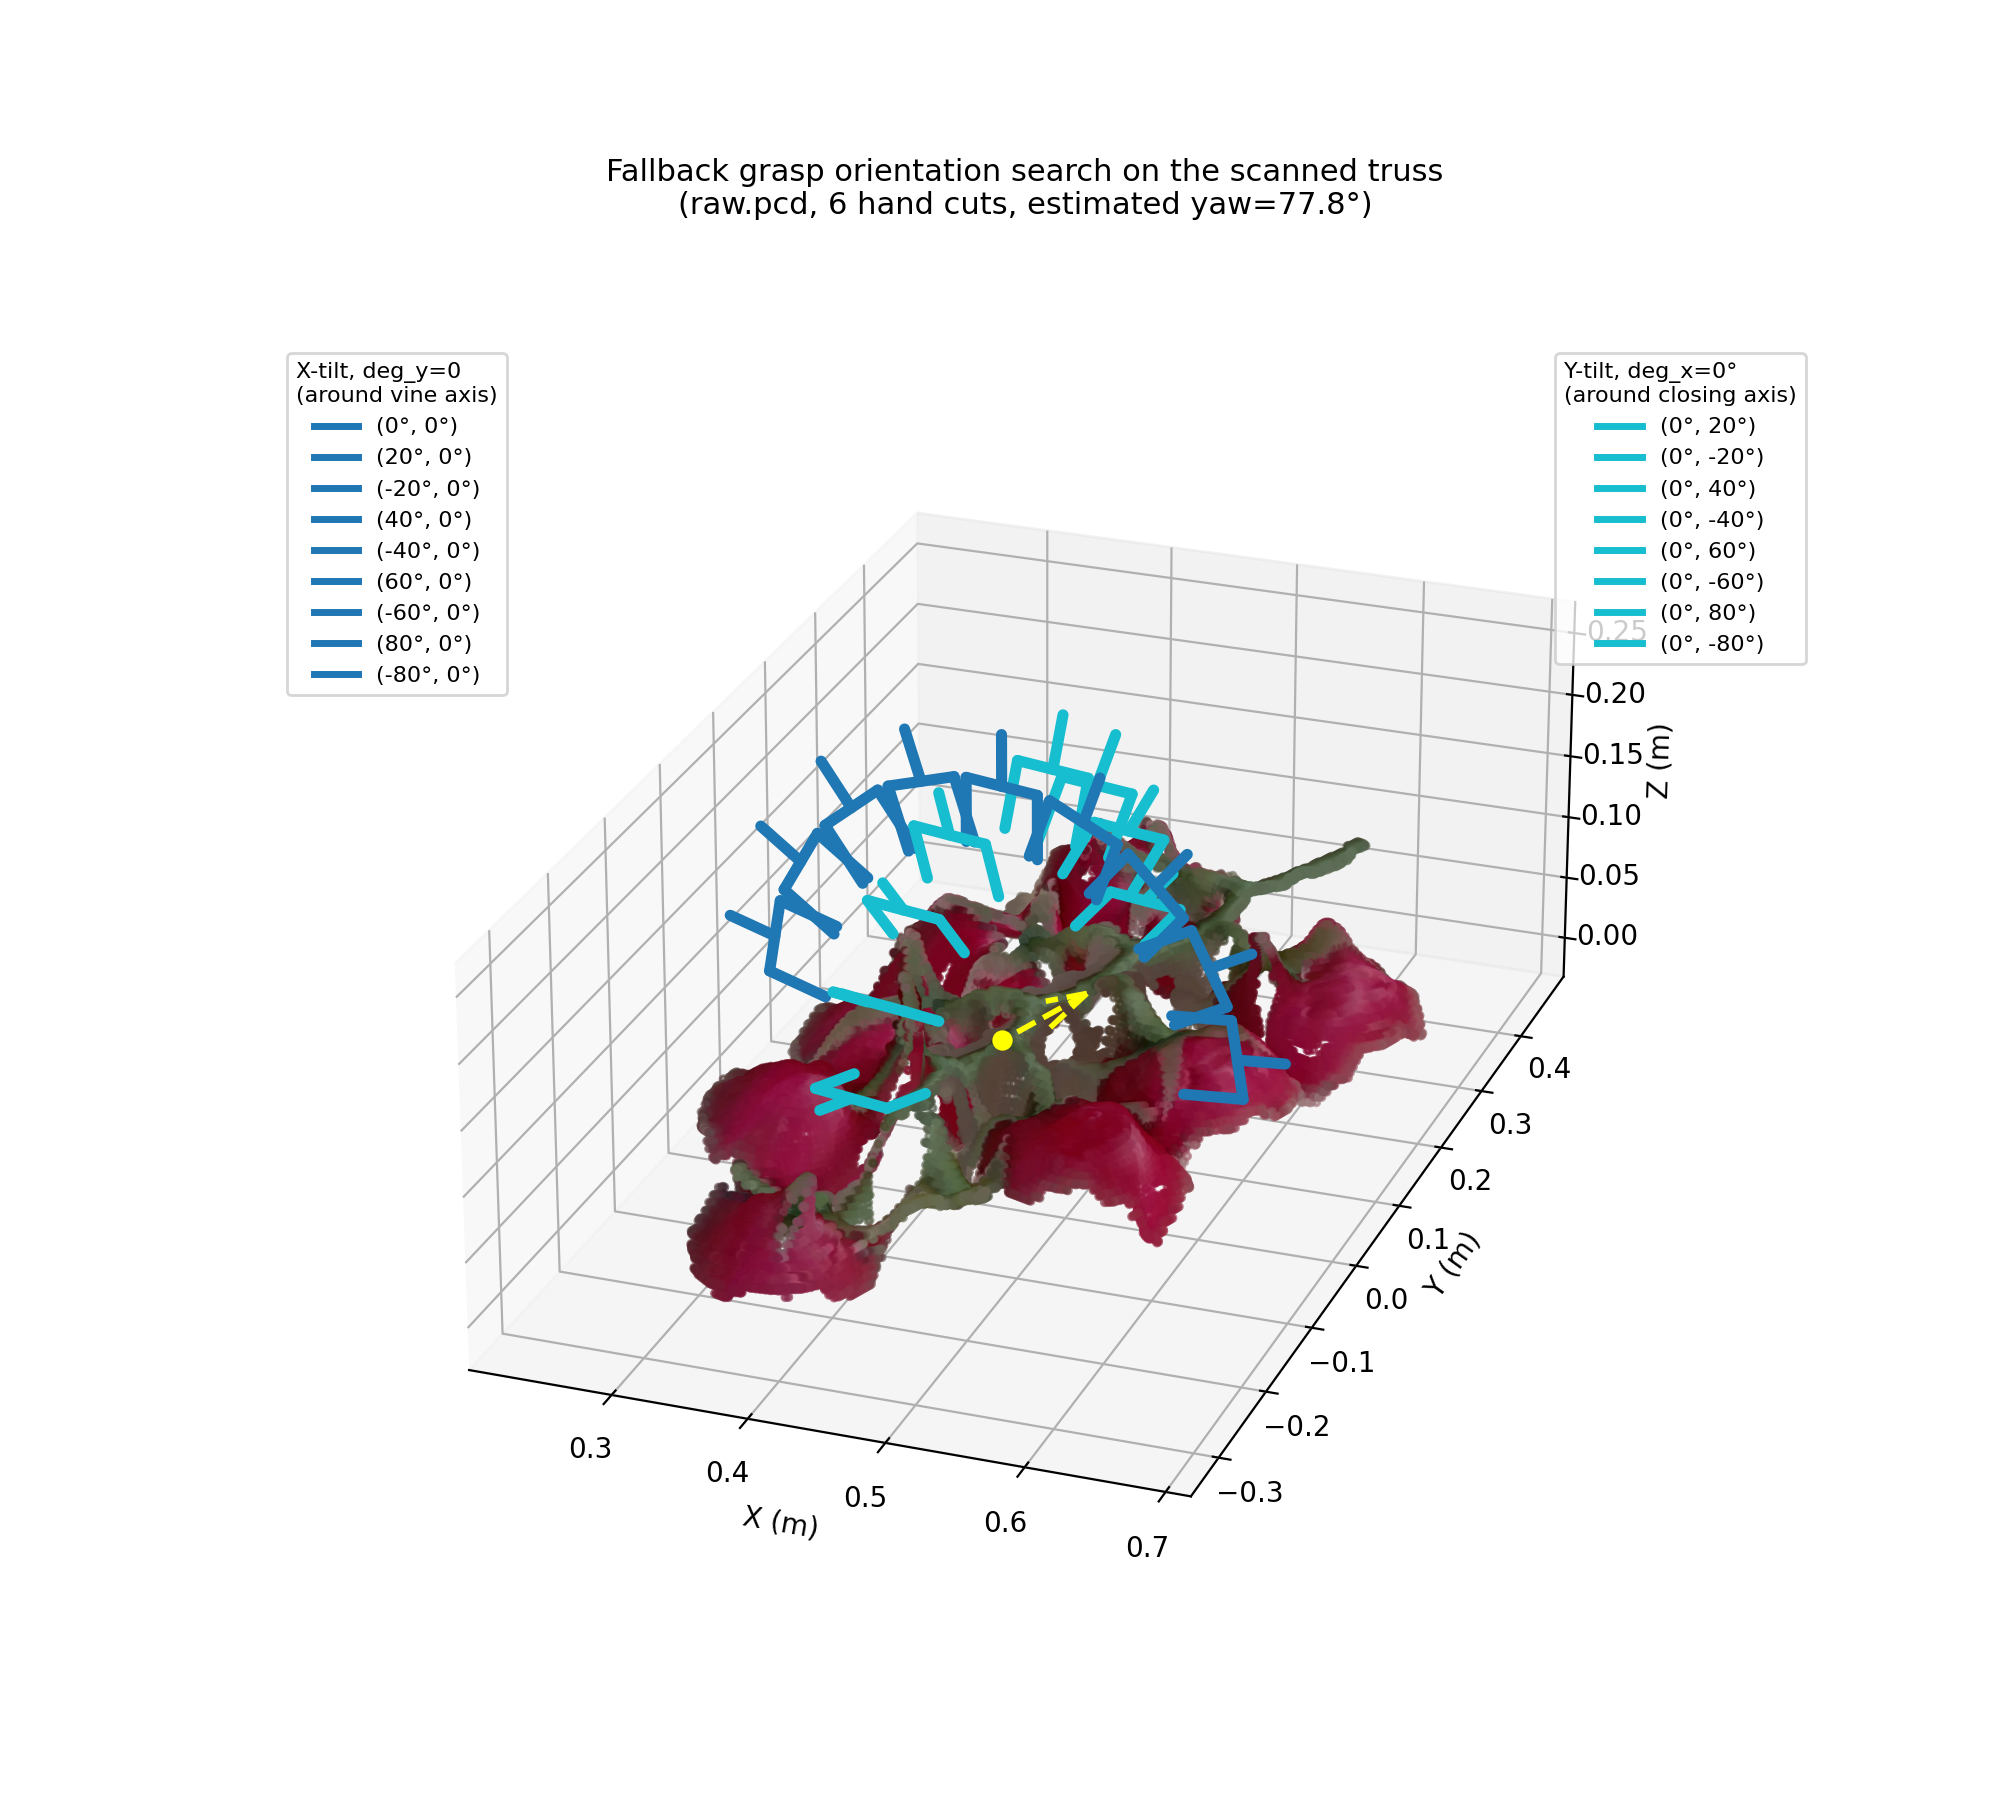

Recreate this plot in Python.
"""
Same fallback-orientation search as grasp_tilt_orientations.py (mirrors
SimplePickPoint._tilt_pose() in simple_pick_point.py), but drawn around a real
scanned point cloud of a tomato truss instead of an idealized cylinder.

Faithful to the source pipeline's own assumption: generate_grasp_pose() only
ever derives a horizontal yaw from the two picked pixels
(quaternion_from_euler(0, 0, yaw)), so the "vine axis" the tilt search starts
from is always the horizontal projection of the picked direction -- never a
full 3D-fitted stem axis. Rather than inventing a 3D principal axis, this
script estimates that same horizontal yaw automatically from the cloud's
dominant X-Y direction, as a stand-in for "the two mouse clicks".
"""

import os

import numpy as np
import matplotlib.pyplot as plt
from matplotlib.lines import Line2D
from scipy.spatial.transform import Rotation as R

# ----------------------------- CONFIG ---------------------------------

PCD_PATH = "/root/Crate_truss_pick-and-place/experiments/map/raw.pcd"
# (was bbox_filtered.pcd; raw.pcd is the unfiltered 354k-point scan -- rely on
#  REMOVE_CUTS below plus the saturation/Z-band filters to clean it.)

# Hand-drawn cuts from report_figures/build_pcd_trim_editor.py (open the built
# HTML as an Artifact, lasso the clutter, paste the exported block here).
# Each cut drops points whose two in-plane coordinates fall inside the polygon:
#   view "xy" tests (x, y)   "xz" tests (x, z)   "yz" tests (y, z)
# A point is removed if it lies inside ANY polygon for that view. Applied to
# the full-resolution cloud right after load, before everything else.
REMOVE_CUTS = [
    {"view": "xy", "poly": [[0.60079, 0.87756], [-0.04748, 1.60949], [0.39473, 0.60251], [-0.18918, 0.72516], [-0.43385, 1.87513], [-0.15675, 2.42537], [1.20895, 2.22744], [2.93488, 0.52526], [2.95072, -0.43667], [1.07436, -0.67814]]},
    {"view": "xy", "poly": [[0.38833, 0.15202], [0.39636, 0.15814], [0.39694, 0.17287], [0.42314, 0.18033], [0.43194, 0.16905], [0.43233, 0.16025], [0.44935, 0.18435], [0.4549, 0.17804], [0.44074, 0.15011], [0.44533, 0.14513], [0.46064, 0.15298], [0.48015, 0.13729], [0.47996, 0.11969], [0.46791, 0.10879], [0.46494, 0.10646], [0.46708, 0.09898], [0.46953, 0.08156], [0.45693, 0.06893], [0.45646, 0.06307], [0.46094, 0.05378], [0.4583, 0.03542], [0.43718, 0.02153], [0.42686, 0.02429], [0.41997, 0.00834], [0.41194, -0.01094], [0.39027, -0.01583], [0.3802, 0.00453], [0.36719, 0.03936], [0.36719, 0.03936], [0.3674, 0.05153], [0.37184, 0.05511], [0.37254, 0.06045], [0.37428, 0.06881], [0.36944, 0.07679], [0.37277, 0.10355], [0.38422, 0.15139], [0.31925, 0.1642], [0.18145, 0.05209], [0.24072, -0.20444], [0.63426, -0.25108], [0.75572, 0.17258], [0.71394, 0.27461], [0.3487, 0.34698], [0.32062, 0.17358]]},
    {"view": "xy", "poly": [[0.38047, 0.15843], [0.37899, 0.14143], [0.30621, 0.15695], [0.33872, 0.18872]]},
    {"view": "xz", "poly": [[0.38341, 0.0754], [0.40235, 0.07757], [0.40888, 0.12943], [0.38279, 0.13036], [0.37658, 0.0754]]},
    {"view": "xz", "poly": [[0.4491, 0.03638], [0.47021, 0.03937], [0.47446, 0.02898], [0.44784, 0.02945]]},
    {"view": "xz", "poly": [[0.41885, 0.03024], [0.48691, 0.03213], [0.48486, -0.003], [0.33915, -0.00379], [0.33836, 0.03339]]},
]

# The raw cloud has some floating clutter (wires/table points) above and
# below the main trellis band; keep only the main band for the yaw/point
# estimate and for display. Set to None to disable filtering.
Z_BAND = (0.03, 0.09)

# The gray/tan clutter (wires, table, background) is much less saturated than
# the truss itself (vivid red tomatoes, green stem/pedicels): mean saturation
# ~0.11 for clutter vs ~0.54 for the truss in this scan. Points with HSV
# saturation below this threshold are dropped before anything else runs.
# Set to None to disable.
SATURATION_THRESHOLD = 0.2

# Random subsample cap for scatter performance. Set to None to draw every
# point that survives the cuts + saturation filter (~74k here -- fine for a
# one-off render, just a little slower).
MAX_POINTS_DISPLAYED = None

POINT_SIZE = 6.0  # matplotlib scatter marker area (was 1.5)

# Display-only affine transform applied to the point cloud (NOT to the
# grasp point or the gripper forks, which stay fixed where the tilt math
# puts them). Use these to nudge/enlarge the cloud until the real peduncle
# visually lines up with the fixed fork convergence point.
#   CLOUD_SCALE: >1 enlarges the cloud, <1 shrinks it, about CLOUD_SCALE_PIVOT
#   CLOUD_TRANSLATION: [dx, dy, dz] shift applied after scaling (e.g. negative
#                       dz moves the cloud down)
#   CLOUD_SCALE_PIVOT: point to scale about; None = the estimated/overridden
#                      grasp point itself, so scaling doesn't move the one
#                      point that needs to line up with the forks -- only
#                      CLOUD_TRANSLATION does that afterwards.
CLOUD_SCALE = 4
CLOUD_TRANSLATION = np.array([0.03, 0.0, 0.0])
CLOUD_SCALE_PIVOT = None

# Manual overrides (set to bypass automatic estimation), e.g.:
#   YAW_DEG_OVERRIDE = 90.0
#   GRASP_POINT_OVERRIDE = np.array([0.41, 0.09, 0.056])
YAW_DEG_OVERRIDE = None
GRASP_POINT_OVERRIDE = None

# generate_grasp_pose() builds the base pose in camera_frame; it only gets its
# true "top-down" meaning after transform_pose() rotates it into the planning
# frame via the camera's extrinsics, which aren't recoverable from a static
# .pcd file alone. Defaulted to True here as a best guess: clutter sits above
# the truss around Z~0.10-0.13 (plausibly an overhead support wire) and below
# it around Z<0.02 (plausibly the table), suggesting Z increases upward in
# this cloud -- so a "top-down" grasp should point down (-Z), not up. Flip
# back to False if that guess is wrong for your actual planning frame.
FLIP_APPROACH_FOR_DISPLAY = True

# Tilt angles (degrees) around vine axis: 0° = top-down, ±90° = horizontal approach
TILT_ANGLES_DEG = [0, 20, -20, 40, -40, 60, -60, 80, -80]
# Roll around the (post-X-tilt) gripper-closing axis; stays perpendicular to the stem
Y_TILT_ANGLES_DEG = [0, 20, -20, 40, -40, 60, -60, 80, -80]

Y_TILT_DEMO_X = 0  # deg_x held fixed while deg_y sweeps

# Combined pitch+roll orientations (deg_x, deg_y), drawn on top of the two
# single-axis sweeps above so you can see mixed tilts like 30 deg pitch +
# 30 deg roll. Set to [] for none.
#   SHOW_ALL_COMBINATIONS = True ignores this list and instead draws the full
#   TILT_ANGLES_DEG x Y_TILT_ANGLES_DEG grid, minus the pure-pitch / pure-roll
#   cases the other two sweeps already cover.
COMBO_TILT_ANGLES = []  # e.g. [(30, 30), (30, -30), (-30, 30), (-30, -30)]
SHOW_ALL_COMBINATIONS = False

STANDOFF = 0.2
PRONG_LENGTH = 0.05
FORK_OPENING = 0.03

FIGSIZE = (10, 9)
ELEV_VIEW, AZIM_VIEW = 25, -70

# --- Axis ranges shown in the figure -----------------------------------
# Tighter ranges make the truss and grippers bigger in the plot. Each of
# XLIM / YLIM / ZLIM is either:
#   None      -> auto-fit to the drawn content (cloud + forks), padded by
#                AXIS_MARGIN_FRAC of the content extent on that axis
#   (lo, hi)  -> use exactly this range, in metres (anything outside is clipped)
# e.g. XLIM = (0.15, 0.70) to crop the wide X span and zoom in.
XLIM = None
YLIM = None
ZLIM = None
AXIS_MARGIN_FRAC = 0.05   # applied only to axes left as None
OUTPUT_PATH = os.path.join(os.path.dirname(os.path.abspath(__file__)), "grasp_tilt_pointcloud.png")

X_TILT_COLOR = "tab:blue"
Y_TILT_COLOR = "tab:cyan"
COMBO_TILT_COLOR = "tab:red"

# ------------------------------------------------------------------------


def load_pcd_ascii(path):
    with open(path) as f:
        lines = f.readlines()
    fields = None
    data_start = None
    for i, line in enumerate(lines):
        if line.startswith("FIELDS"):
            fields = line.split()[1:]
        elif line.startswith("DATA"):
            data_start = i + 1
            break
    data = np.loadtxt(lines[data_start:], dtype=np.float64)
    xyz = data[:, :3]
    colors = None
    if fields is not None and "rgb" in fields:
        rgb_col = fields.index("rgb")
        rgb_raw = data[:, rgb_col].astype(np.uint32)
        r = ((rgb_raw >> 16) & 255) / 255.0
        g = ((rgb_raw >> 8) & 255) / 255.0
        b = (rgb_raw & 255) / 255.0
        colors = np.stack([r, g, b], axis=1)
    return xyz, colors


_CUT_AXES = {"xy": (0, 1), "xz": (0, 2), "yz": (1, 2)}


def _points_in_poly(pts, poly):
    """Even-odd ray-cast test, vectorised over pts. Matches the Trim Bench
    editor's hit-test exactly (build_pcd_trim_editor.py), including how it
    treats self-intersecting polygons -- unlike matplotlib's nonzero-winding
    Path.contains_points."""
    x, y = pts[:, 0], pts[:, 1]
    inside = np.zeros(len(pts), dtype=bool)
    n = len(poly)
    j = n - 1
    with np.errstate(divide="ignore", invalid="ignore"):
        for i in range(n):
            xi, yi = poly[i]
            xj, yj = poly[j]
            crosses = (yi > y) != (yj > y)
            xcross = (xj - xi) * (y - yi) / (yj - yi) + xi
            inside ^= crosses & (x < xcross)
            j = i
    return inside


def apply_cuts(xyz, colors, cuts):
    """Drop points that fall inside any hand-drawn cut polygon (see REMOVE_CUTS).
    Polygons are in world metres, tested against the two in-plane axes named by
    the cut's view."""
    if not cuts:
        return xyz, colors
    drop = np.zeros(len(xyz), dtype=bool)
    for cut in cuts:
        ai, bi = _CUT_AXES[cut["view"]]
        poly = np.asarray(cut["poly"], dtype=np.float64)
        drop |= _points_in_poly(xyz[:, [ai, bi]], poly)
    keep = ~drop
    print(f"apply_cuts: removed {drop.sum()} / {len(xyz)} points "
          f"({len(cuts)} cut{'s' if len(cuts) != 1 else ''})")
    return xyz[keep], (colors[keep] if colors is not None else None)


def filter_by_saturation(xyz, colors, threshold):
    if threshold is None or colors is None:
        return xyz, colors
    maxc = colors.max(axis=1)
    minc = colors.min(axis=1)
    sat = np.where(maxc > 0, (maxc - minc) / np.where(maxc == 0, 1, maxc), 0)
    keep = sat > threshold
    return xyz[keep], colors[keep]


def estimate_yaw_and_point(xyz, z_band):
    if z_band is not None:
        mask = (xyz[:, 2] > z_band[0]) & (xyz[:, 2] < z_band[1])
        xyz_f = xyz[mask]
    else:
        xyz_f = xyz

    grasp_point = xyz_f.mean(axis=0)
    xy_centered = xyz_f[:, :2] - grasp_point[:2]
    cov2d = xy_centered.T @ xy_centered / len(xy_centered)
    eigvals, eigvecs = np.linalg.eigh(cov2d)
    principal_xy = eigvecs[:, -1]
    yaw_deg = np.degrees(np.arctan2(principal_xy[1], principal_xy[0]))
    return grasp_point, yaw_deg


def tilt_pose(deg_x, deg_y, base_rot):
    """Mirrors SimplePickPoint._tilt_pose(): rotate deg_x about the vine axis
    (base local X), then rotate deg_y about the resulting local Y (closing axis)."""
    vine_axis = base_rot.apply([1, 0, 0])
    vine_axis = vine_axis / np.linalg.norm(vine_axis)
    x_tilt_rot = R.from_rotvec(np.radians(deg_x) * vine_axis)
    x_tilted_rot = x_tilt_rot * base_rot

    y_axis = x_tilted_rot.apply([0, 1, 0])
    y_axis = y_axis / np.linalg.norm(y_axis)
    y_tilt_rot = R.from_rotvec(np.radians(deg_y) * y_axis)

    return y_tilt_rot * x_tilted_rot


FORK_ZORDER = 10       # base z-order for forks (always above the cloud at z=1);
                       # each fork adds its camera-depth rank on top of this
GRASP_ZORDER = 100     # yellow grasp marker / axis arrow, always on top


def camera_dir(elev_deg, azim_deg):
    """Unit vector pointing from the scene toward the camera, for the given
    view_init(elev, azim). Larger dot(point, this) == closer to the viewer."""
    e, a = np.radians(elev_deg), np.radians(azim_deg)
    return np.array([np.cos(a) * np.cos(e),
                     np.sin(a) * np.cos(e),
                     np.sin(e)])


def draw_gripper_fork(ax, position, approach_dir, finger_axis, color, zorder=FORK_ZORDER):
    approach_dir = approach_dir / np.linalg.norm(approach_dir)
    finger_axis = finger_axis / np.linalg.norm(finger_axis)

    prong_back = position
    prong_front = position + approach_dir * PRONG_LENGTH
    for sign in (-1, 1):
        offset = finger_axis * FORK_OPENING * sign
        ax.plot(*zip(prong_back + offset, prong_front + offset),
                 color=color, linewidth=4, solid_capstyle="round", zorder=zorder)

    palm_left = prong_back - finger_axis * FORK_OPENING
    palm_right = prong_back + finger_axis * FORK_OPENING
    ax.plot(*zip(palm_left, palm_right), color=color, linewidth=4,
             solid_capstyle="round", zorder=zorder)
    ax.plot(*zip(prong_back, (prong_back - approach_dir *0.04)), color=color, linewidth=4,
             solid_capstyle="round", zorder=zorder)

    #ax.quiver(*prong_back, *(approach_dir * PRONG_LENGTH * 0.8),
    #           color="dimgray", linewidth=1.0, arrow_length_ratio=0.3,
    #           linestyle="dashed", zorder=zorder)


def build_forks(tilts, base_rot, grasp_point, color):
    """Resolve each (deg_x, deg_y) tilt into the geometry needed to draw one
    fork, plus a legend handle. No drawing yet -- main() sorts them by camera
    depth first so nearer forks overdraw farther ones (blue over cyan or the
    reverse, whichever is really in front)."""
    forks = []
    for deg_x, deg_y in tilts:
        rot = tilt_pose(deg_x, deg_y, base_rot)
        approach_dir = rot.apply([0, 0, 1])
        finger_axis = rot.apply([0, 1, 0])
        position = grasp_point - approach_dir * STANDOFF
        forks.append({
            "position": position,
            "approach_dir": approach_dir,
            "finger_axis": finger_axis,
            "color": color,
            "centroid": position + approach_dir * PRONG_LENGTH * 0.5,
            "handle": Line2D([0], [0], color=color, lw=2.5,
                             label=f"({deg_x}°, {deg_y}°)"),
        })
    return forks


def main():
    xyz, colors = load_pcd_ascii(PCD_PATH)
    xyz, colors = apply_cuts(xyz, colors, REMOVE_CUTS)
    xyz, colors = filter_by_saturation(xyz, colors, SATURATION_THRESHOLD)

    # Grasp point / yaw are estimated from the ORIGINAL (untransformed) cloud,
    # so they don't drift as you tune CLOUD_SCALE/CLOUD_TRANSLATION below.
    est_point, est_yaw = estimate_yaw_and_point(xyz, Z_BAND)
    grasp_point = GRASP_POINT_OVERRIDE if GRASP_POINT_OVERRIDE is not None else est_point
    yaw_deg = YAW_DEG_OVERRIDE if YAW_DEG_OVERRIDE is not None else est_yaw

    # Display-only transform: scale the cloud about a pivot, then translate.
    # The grasp point and gripper forks are NOT affected -- only the cloud moves.
    pivot = CLOUD_SCALE_PIVOT if CLOUD_SCALE_PIVOT is not None else grasp_point
    xyz = (xyz - pivot) * CLOUD_SCALE + pivot + CLOUD_TRANSLATION

    if MAX_POINTS_DISPLAYED is not None and len(xyz) > MAX_POINTS_DISPLAYED:
        rng = np.random.default_rng(0)
        idx = rng.choice(len(xyz), size=MAX_POINTS_DISPLAYED, replace=False)
        xyz_disp, colors_disp = xyz[idx], colors[idx] if colors is not None else None
    else:
        xyz_disp, colors_disp = xyz, colors
    print(f"displaying {len(xyz_disp)} / {len(xyz)} points")
    base_rot = R.from_euler("z", np.radians(yaw_deg))
    if FLIP_APPROACH_FOR_DISPLAY:
        base_rot = base_rot * R.from_euler("x", 180, degrees=True)

    fig = plt.figure(figsize=FIGSIZE)
    ax = fig.add_subplot(111, projection="3d")
    # mplot3d normally re-sorts every artist by its own average camera depth each
    # draw, so the (large) point cloud can end up drawn on top of the (thin) fork
    # lines even where the forks are logically in front. Disabling that and
    # falling back to plain 2D zorder lets us force the forks above the cloud --
    # and rank the forks against each other by real camera depth (see below).
    ax.computed_zorder = False

    ax.scatter(xyz_disp[:, 0], xyz_disp[:, 1], xyz_disp[:, 2],
               c=colors_disp, s=POINT_SIZE, alpha=0.6, depthshade=False, zorder=1)
    ax.scatter(*grasp_point, color="yellow", s=40, zorder=GRASP_ZORDER,
               label="grasp point")
    ax.quiver(*grasp_point, *(0.08*(grasp_point + [0,1,0])),
               color="yellow", linewidth=2.0, arrow_length_ratio=0.5,
               linestyle="dashed", zorder=GRASP_ZORDER)

    x_forks = build_forks([(dx, 0) for dx in TILT_ANGLES_DEG],
                          base_rot, grasp_point, X_TILT_COLOR)
    y_forks = build_forks([(Y_TILT_DEMO_X, dy) for dy in Y_TILT_ANGLES_DEG if dy != 0],
                          base_rot, grasp_point, Y_TILT_COLOR)
    if SHOW_ALL_COMBINATIONS:
        combo_angles = [(dx, dy) for dx in TILT_ANGLES_DEG for dy in Y_TILT_ANGLES_DEG
                        if dx != 0 and dy != 0]
    else:
        combo_angles = list(COMBO_TILT_ANGLES)
    combo_forks = build_forks(combo_angles, base_rot, grasp_point, COMBO_TILT_COLOR)

    x_handles = [f["handle"] for f in x_forks]
    y_handles = [f["handle"] for f in y_forks]
    if len(combo_forks) <= 8:
        combo_handles = [f["handle"] for f in combo_forks]
    else:
        combo_handles = [Line2D([0], [0], color=COMBO_TILT_COLOR, lw=2.5,
                                label=f"{len(combo_forks)} (deg_x, deg_y) combos")]

    # Draw farthest-first, giving each fork a z-order that climbs with camera
    # depth, so a fork genuinely in front overdraws one behind it instead of
    # whichever sweep happened to be drawn last.
    all_forks = x_forks + y_forks + combo_forks
    cam = camera_dir(ELEV_VIEW, AZIM_VIEW)
    ordered = sorted(all_forks, key=lambda f: f["centroid"] @ cam)
    for rank, f in enumerate(ordered):
        draw_gripper_fork(ax, f["position"], f["approach_dir"], f["finger_axis"],
                          f["color"], zorder=FORK_ZORDER + rank)

    # Auto-fit bounds: the displayed cloud plus every fork's back and front
    # point. Any of XLIM/YLIM/ZLIM that is set overrides its axis exactly.
    fork_ends = np.array(
        [f["position"] for f in all_forks]
        + [f["position"] + f["approach_dir"] * PRONG_LENGTH for f in all_forks]
    )
    content = np.vstack([xyz[:, :3], fork_ends, [grasp_point]])
    lo, hi = content.min(axis=0), content.max(axis=0)
    m = (hi - lo) * AXIS_MARGIN_FRAC
    auto_lo, auto_hi = lo - m, hi + m

    xlim = XLIM if XLIM is not None else (auto_lo[0], auto_hi[0])
    ylim = YLIM if YLIM is not None else (auto_lo[1], auto_hi[1])
    zlim = ZLIM if ZLIM is not None else (auto_lo[2], auto_hi[2])
    ax.set_xlim(*xlim)
    ax.set_ylim(*ylim)
    ax.set_zlim(*zlim)
    # Physically proportional box (1 m looks the same on every axis), so
    # shrinking a range is a true zoom rather than a stretch.
    ax.set_box_aspect((xlim[1] - xlim[0], ylim[1] - ylim[0], zlim[1] - zlim[0]))

    ax.set_xlabel("X (m)")
    ax.set_ylabel("Y (m)")
    ax.set_zlabel("Z (m)")
    cuts_note = f", {len(REMOVE_CUTS)} hand cuts" if REMOVE_CUTS else ""
    ax.set_title("Fallback grasp orientation search on the scanned truss\n"
                  f"({os.path.basename(PCD_PATH)}{cuts_note}, "
                  f"estimated yaw={yaw_deg:.1f}°)",
                  fontsize=11, pad=20)
    ax.view_init(elev=ELEV_VIEW, azim=AZIM_VIEW)

    legend1 = ax.legend(handles=x_handles, title="X-tilt, deg_y=0\n(around vine axis)",
                         loc="upper left", fontsize=8, title_fontsize=8,
                         bbox_to_anchor=(-0.02, 0.95))
    ax.add_artist(legend1)
    legend2 = ax.legend(handles=y_handles,
                        title=f"Y-tilt, deg_x={Y_TILT_DEMO_X}°\n(around closing axis)",
                        loc="upper right", fontsize=8, title_fontsize=8,
                        bbox_to_anchor=(1.05, 0.95))
    if combo_handles:
        ax.add_artist(legend2)
        ax.legend(handles=combo_handles, title="Pitch + roll\n(deg_x, deg_y)",
                  loc="lower left", fontsize=8, title_fontsize=8,
                  bbox_to_anchor=(-0.02, 0.08))

    fig.subplots_adjust(top=0.85, bottom=0.05)
    plt.savefig(OUTPUT_PATH, dpi=200)
    print(f"Saved to {OUTPUT_PATH}")
    print(f"Estimated grasp point: {grasp_point}, yaw: {yaw_deg:.2f} deg")


if __name__ == "__main__":
    main()
